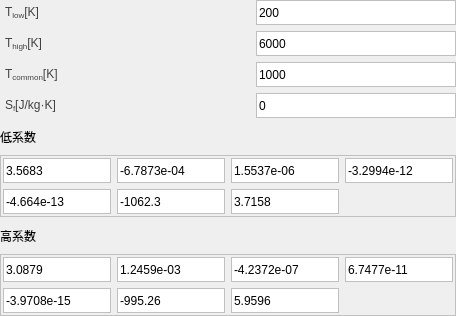
            <widget class="QWidget" name="widget_9" native="true">
             <layout class="QGridLayout" name="gridLayout_22">
              <property name="leftMargin">
               <number>0</number>
              </property>
              <property name="topMargin">
               <number>0</number>
              </property>
              <property name="rightMargin">
               <number>0</number>
              </property>
              <property name="bottomMargin">
               <number>0</number>
              </property>
              <item row="0" column="0">
               <layout class="QVBoxLayout" name="verticalLayout_5">
                <item>
                 <layout class="QHBoxLayout" name="horizontalLayout_12">
                  <property name="spacing">
                   <number>0</number>
                  </property>
                  <item>
                   <widget class="QLabel" name="label_12">
                    <property name="minimumSize">
                     <size>
                      <width>120</width>
                      <height>25</height>
                     </size>
                    </property>
                    <property name="maximumSize">
                     <size>
                      <width>120</width>
                      <height>25</height>
                     </size>
                    </property>
                    <property name="styleSheet">
                     <string notr="true">QLabel {
    font-family: 'Arial'; /* 字体 */
    font-size: 9pt;       /* 字体大小 */
    color: rgb(66, 66, 66);  
    padding: 2px; 
}</string>
                    </property>
                    <property name="text">
                     <string>&lt;html&gt;&lt;head/&gt;&lt;body&gt;&lt;p&gt;T&lt;span style=&quot; vertical-align:sub;&quot;&gt;low&lt;/span&gt;[K]&lt;/p&gt;&lt;/body&gt;&lt;/html&gt;</string>
                    </property>
                   </widget>
                  </item>
                  <item>
                   <spacer name="horizontalSpacer_12">
                    <property name="orientation">
                     <enum>Qt::Horizontal</enum>
                    </property>
                    <property name="sizeHint" stdset="0">
                     <size>
                      <width>40</width>
                      <height>20</height>
                     </size>
                    </property>
                   </spacer>
                  </item>
                  <item>
                   <widget class="QLineEdit" name="lineEdit_8">
                    <property name="minimumSize">
                     <size>
                      <width>200</width>
                      <height>25</height>
                     </size>
                    </property>
                    <property name="maximumSize">
                     <size>
                      <width>200</width>
                      <height>25</height>
                     </size>
                    </property>
                    <property name="styleSheet">
                     <string notr="true">QLineEdit {
    border: 1px solid rgb(192, 192, 192); /* 默认边框颜色 */
}
QLineEdit:focus {
    border: 1px solid rgb(50, 170, 233); /* 焦点时的边框颜色 */
    outline: none;                       /* 移除默认虚线框 */
}</string>
                    </property>
                    <property name="text">
                     <string>200</string>
                    </property>
                   </widget>
                  </item>
                 </layout>
                </item>
                <item>
                 <layout class="QHBoxLayout" name="horizontalLayout_13">
                  <property name="spacing">
                   <number>0</number>
                  </property>
                  <item>
                   <widget class="QLabel" name="label_13">
                    <property name="minimumSize">
                     <size>
                      <width>120</width>
                      <height>25</height>
                     </size>
                    </property>
                    <property name="maximumSize">
                     <size>
                      <width>120</width>
                      <height>25</height>
                     </size>
                    </property>
                    <property name="styleSheet">
                     <string notr="true">QLabel {
    font-family: 'Arial'; /* 字体 */
    font-size: 9pt;       /* 字体大小 */
    color: rgb(66, 66, 66);  
    padding: 2px; 
}</string>
                    </property>
                    <property name="text">
                     <string>&lt;html&gt;&lt;head/&gt;&lt;body&gt;&lt;p&gt;T&lt;span style=&quot; vertical-align:sub;&quot;&gt;high&lt;/span&gt;[K]&lt;/p&gt;&lt;/body&gt;&lt;/html&gt;</string>
                    </property>
                   </widget>
                  </item>
                  <item>
                   <spacer name="horizontalSpacer_13">
                    <property name="orientation">
                     <enum>Qt::Horizontal</enum>
                    </property>
                    <property name="sizeHint" stdset="0">
                     <size>
                      <width>40</width>
                      <height>20</height>
                     </size>
                    </property>
                   </spacer>
                  </item>
                  <item>
                   <widget class="QLineEdit" name="lineEdit_9">
                    <property name="minimumSize">
                     <size>
                      <width>200</width>
                      <height>25</height>
                     </size>
                    </property>
                    <property name="maximumSize">
                     <size>
                      <width>200</width>
                      <height>25</height>
                     </size>
                    </property>
                    <property name="styleSheet">
                     <string notr="true">QLineEdit {
    border: 1px solid rgb(192, 192, 192); /* 默认边框颜色 */
}
QLineEdit:focus {
    border: 1px solid rgb(50, 170, 233); /* 焦点时的边框颜色 */
    outline: none;                       /* 移除默认虚线框 */
}</string>
                    </property>
                    <property name="text">
                     <string>6000</string>
                    </property>
                   </widget>
                  </item>
                 </layout>
                </item>
                <item>
                 <layout class="QHBoxLayout" name="horizontalLayout_17">
                  <property name="spacing">
                   <number>0</number>
                  </property>
                  <item>
                   <widget class="QLabel" name="label_14">
                    <property name="minimumSize">
                     <size>
                      <width>120</width>
                      <height>25</height>
                     </size>
                    </property>
                    <property name="maximumSize">
                     <size>
                      <width>120</width>
                      <height>25</height>
                     </size>
                    </property>
                    <property name="styleSheet">
                     <string notr="true">QLabel {
    font-family: 'Arial'; /* 字体 */
    font-size: 9pt;       /* 字体大小 */
    color: rgb(66, 66, 66);  
    padding: 2px; 
}</string>
                    </property>
                    <property name="text">
                     <string>&lt;html&gt;&lt;head/&gt;&lt;body&gt;&lt;p&gt;T&lt;span style=&quot; vertical-align:sub;&quot;&gt;common&lt;/span&gt;[K]&lt;/p&gt;&lt;/body&gt;&lt;/html&gt;</string>
                    </property>
                   </widget>
                  </item>
                  <item>
                   <spacer name="horizontalSpacer_14">
                    <property name="orientation">
                     <enum>Qt::Horizontal</enum>
                    </property>
                    <property name="sizeHint" stdset="0">
                     <size>
                      <width>40</width>
                      <height>20</height>
                     </size>
                    </property>
                   </spacer>
                  </item>
                  <item>
                   <widget class="QLineEdit" name="lineEdit_10">
                    <property name="minimumSize">
                     <size>
                      <width>200</width>
                      <height>25</height>
                     </size>
                    </property>
                    <property name="maximumSize">
                     <size>
                      <width>200</width>
                      <height>25</height>
                     </size>
                    </property>
                    <property name="styleSheet">
                     <string notr="true">QLineEdit {
    border: 1px solid rgb(192, 192, 192); /* 默认边框颜色 */
}
QLineEdit:focus {
    border: 1px solid rgb(50, 170, 233); /* 焦点时的边框颜色 */
    outline: none;                       /* 移除默认虚线框 */
}</string>
                    </property>
                    <property name="text">
                     <string>1000</string>
                    </property>
                   </widget>
                  </item>
                 </layout>
                </item>
                <item>
                 <layout class="QHBoxLayout" name="horizontalLayout_24">
                  <property name="spacing">
                   <number>0</number>
                  </property>
                  <item>
                   <widget class="QLabel" name="label_15">
                    <property name="minimumSize">
                     <size>
                      <width>120</width>
                      <height>25</height>
                     </size>
                    </property>
                    <property name="maximumSize">
                     <size>
                      <width>120</width>
                      <height>25</height>
                     </size>
                    </property>
                    <property name="styleSheet">
                     <string notr="true">QLabel {
    font-family: 'Arial'; /* 字体 */
    font-size: 9pt;       /* 字体大小 */
    color: rgb(66, 66, 66);  
    padding: 2px; 
}</string>
                    </property>
                    <property name="text">
                     <string>&lt;html&gt;&lt;head/&gt;&lt;body&gt;&lt;p&gt;S&lt;span style=&quot; vertical-align:sub;&quot;&gt;f&lt;/span&gt;[J/kg·K]&lt;/p&gt;&lt;/body&gt;&lt;/html&gt;</string>
                    </property>
                   </widget>
                  </item>
                  <item>
                   <spacer name="horizontalSpacer_15">
                    <property name="orientation">
                     <enum>Qt::Horizontal</enum>
                    </property>
                    <property name="sizeHint" stdset="0">
                     <size>
                      <width>40</width>
                      <height>20</height>
                     </size>
                    </property>
                   </spacer>
                  </item>
                  <item>
                   <widget class="QLineEdit" name="lineEdit_11">
                    <property name="minimumSize">
                     <size>
                      <width>200</width>
                      <height>25</height>
                     </size>
                    </property>
                    <property name="maximumSize">
                     <size>
                      <width>200</width>
                      <height>25</height>
                     </size>
                    </property>
                    <property name="styleSheet">
                     <string notr="true">QLineEdit {
    border: 1px solid rgb(192, 192, 192); /* 默认边框颜色 */
}
QLineEdit:focus {
    border: 1px solid rgb(50, 170, 233); /* 焦点时的边框颜色 */
    outline: none;                       /* 移除默认虚线框 */
}</string>
                    </property>
                    <property name="text">
                     <string>0</string>
                    </property>
                   </widget>
                  </item>
                 </layout>
                </item>
                <item>
                 <layout class="QHBoxLayout" name="horizontalLayout_25">
                  <item>
                   <widget class="QLabel" name="label_16">
                    <property name="minimumSize">
                     <size>
                      <width>100</width>
                      <height>25</height>
                     </size>
                    </property>
                    <property name="maximumSize">
                     <size>
                      <width>100</width>
                      <height>25</height>
                     </size>
                    </property>
                    <property name="text">
                     <string>低系数</string>
                    </property>
                   </widget>
                  </item>
                  <item>
                   <spacer name="horizontalSpacer_16">
                    <property name="orientation">
                     <enum>Qt::Horizontal</enum>
                    </property>
                    <property name="sizeHint" stdset="0">
                     <size>
                      <width>40</width>
                      <height>20</height>
                     </size>
                    </property>
                   </spacer>
                  </item>
                 </layout>
                </item>
                <item>
                 <widget class="QWidget" name="widget_15" native="true">
                  <property name="styleSheet">
                   <string notr="true">QWidget {
    border: 1px solid rgb(192, 192, 192); /* 默认边框颜色 */
}</string>
                  </property>
                  <layout class="QGridLayout" name="gridLayout_15">
                   <property name="leftMargin">
                    <number>3</number>
                   </property>
                   <property name="topMargin">
                    <number>3</number>
                   </property>
                   <property name="rightMargin">
                    <number>3</number>
                   </property>
                   <property name="bottomMargin">
                    <number>3</number>
                   </property>
                   <item row="0" column="0">
                    <layout class="QGridLayout" name="gridLayout_13">
                     <item row="0" column="0">
                      <widget class="QLineEdit" name="lineEdit_12">
                       <property name="minimumSize">
                        <size>
                         <width>0</width>
                         <height>25</height>
                        </size>
                       </property>
                       <property name="maximumSize">
                        <size>
                         <width>16777215</width>
                         <height>25</height>
                        </size>
                       </property>
                       <property name="styleSheet">
                        <string notr="true">QLineEdit {
    border: 1px solid rgb(192, 192, 192); /* 默认边框颜色 */
}
QLineEdit:focus {
    border: 1px solid rgb(50, 170, 233); /* 焦点时的边框颜色 */
    outline: none;                       /* 移除默认虚线框 */
}</string>
                       </property>
                       <property name="text">
                        <string>3.5683</string>
                       </property>
                      </widget>
                     </item>
                     <item row="0" column="1">
                      <widget class="QLineEdit" name="lineEdit_13">
                       <property name="minimumSize">
                        <size>
                         <width>0</width>
                         <height>25</height>
                        </size>
                       </property>
                       <property name="maximumSize">
                        <size>
                         <width>16777215</width>
                         <height>25</height>
                        </size>
                       </property>
                       <property name="styleSheet">
                        <string notr="true">QLineEdit {
    border: 1px solid rgb(192, 192, 192); /* 默认边框颜色 */
}
QLineEdit:focus {
    border: 1px solid rgb(50, 170, 233); /* 焦点时的边框颜色 */
    outline: none;                       /* 移除默认虚线框 */
}</string>
                       </property>
                       <property name="text">
                        <string>-6.7873e-04</string>
                       </property>
                      </widget>
                     </item>
                     <item row="0" column="2">
                      <widget class="QLineEdit" name="lineEdit_14">
                       <property name="minimumSize">
                        <size>
                         <width>0</width>
                         <height>25</height>
                        </size>
                       </property>
                       <property name="maximumSize">
                        <size>
                         <width>16777215</width>
                         <height>25</height>
                        </size>
                       </property>
                       <property name="styleSheet">
                        <string notr="true">QLineEdit {
    border: 1px solid rgb(192, 192, 192); /* 默认边框颜色 */
}
QLineEdit:focus {
    border: 1px solid rgb(50, 170, 233); /* 焦点时的边框颜色 */
    outline: none;                       /* 移除默认虚线框 */
}</string>
                       </property>
                       <property name="text">
                        <string>1.5537e-06</string>
                       </property>
                      </widget>
                     </item>
                     <item row="0" column="3">
                      <widget class="QLineEdit" name="lineEdit_15">
                       <property name="minimumSize">
                        <size>
                         <width>0</width>
                         <height>25</height>
                        </size>
                       </property>
                       <property name="maximumSize">
                        <size>
                         <width>16777215</width>
                         <height>25</height>
                        </size>
                       </property>
                       <property name="styleSheet">
                        <string notr="true">QLineEdit {
    border: 1px solid rgb(192, 192, 192); /* 默认边框颜色 */
}
QLineEdit:focus {
    border: 1px solid rgb(50, 170, 233); /* 焦点时的边框颜色 */
    outline: none;                       /* 移除默认虚线框 */
}</string>
                       </property>
                       <property name="text">
                        <string>-3.2994e-12</string>
                       </property>
                      </widget>
                     </item>
                     <item row="1" column="0">
                      <widget class="QLineEdit" name="lineEdit_18">
                       <property name="minimumSize">
                        <size>
                         <width>0</width>
                         <height>25</height>
                        </size>
                       </property>
                       <property name="maximumSize">
                        <size>
                         <width>16777215</width>
                         <height>25</height>
                        </size>
                       </property>
                       <property name="styleSheet">
                        <string notr="true">QLineEdit {
    border: 1px solid rgb(192, 192, 192); /* 默认边框颜色 */
}
QLineEdit:focus {
    border: 1px solid rgb(50, 170, 233); /* 焦点时的边框颜色 */
    outline: none;                       /* 移除默认虚线框 */
}</string>
                       </property>
                       <property name="text">
                        <string>-4.664e-13</string>
                       </property>
                      </widget>
                     </item>
                     <item row="1" column="1">
                      <widget class="QLineEdit" name="lineEdit_19">
                       <property name="minimumSize">
                        <size>
                         <width>0</width>
                         <height>25</height>
                        </size>
                       </property>
                       <property name="maximumSize">
                        <size>
                         <width>16777215</width>
                         <height>25</height>
                        </size>
                       </property>
                       <property name="styleSheet">
                        <string notr="true">QLineEdit {
    border: 1px solid rgb(192, 192, 192); /* 默认边框颜色 */
}
QLineEdit:focus {
    border: 1px solid rgb(50, 170, 233); /* 焦点时的边框颜色 */
    outline: none;                       /* 移除默认虚线框 */
}</string>
                       </property>
                       <property name="text">
                        <string>-1062.3</string>
                       </property>
                      </widget>
                     </item>
                     <item row="1" column="2">
                      <widget class="QLineEdit" name="lineEdit_17">
                       <property name="minimumSize">
                        <size>
                         <width>0</width>
                         <height>25</height>
                        </size>
                       </property>
                       <property name="maximumSize">
                        <size>
                         <width>16777215</width>
                         <height>25</height>
                        </size>
                       </property>
                       <property name="styleSheet">
                        <string notr="true">QLineEdit {
    border: 1px solid rgb(192, 192, 192); /* 默认边框颜色 */
}
QLineEdit:focus {
    border: 1px solid rgb(50, 170, 233); /* 焦点时的边框颜色 */
    outline: none;                       /* 移除默认虚线框 */
}</string>
                       </property>
                       <property name="text">
                        <string>3.7158</string>
                       </property>
                      </widget>
                     </item>
                    </layout>
                   </item>
                  </layout>
                 </widget>
                </item>
                <item>
                 <layout class="QHBoxLayout" name="horizontalLayout_26">
                  <item>
                   <widget class="QLabel" name="label_17">
                    <property name="minimumSize">
                     <size>
                      <width>100</width>
                      <height>25</height>
                     </size>
                    </property>
                    <property name="maximumSize">
                     <size>
                      <width>100</width>
                      <height>25</height>
                     </size>
                    </property>
                    <property name="text">
                     <string>高系数</string>
                    </property>
                   </widget>
                  </item>
                  <item>
                   <spacer name="horizontalSpacer_17">
                    <property name="orientation">
                     <enum>Qt::Horizontal</enum>
                    </property>
                    <property name="sizeHint" stdset="0">
                     <size>
                      <width>40</width>
                      <height>20</height>
                     </size>
                    </property>
                   </spacer>
                  </item>
                 </layout>
                </item>
                <item>
                 <widget class="QWidget" name="widget_16" native="true">
                  <property name="styleSheet">
                   <string notr="true">QWidget {
    border: 1px solid rgb(192, 192, 192); /* 默认边框颜色 */
}</string>
                  </property>
                  <layout class="QGridLayout" name="gridLayout_21">
                   <property name="leftMargin">
                    <number>3</number>
                   </property>
                   <property name="topMargin">
                    <number>3</number>
                   </property>
                   <property name="rightMargin">
                    <number>3</number>
                   </property>
                   <property name="bottomMargin">
                    <number>3</number>
                   </property>
                   <item row="0" column="0">
                    <layout class="QGridLayout" name="gridLayout_14">
                     <item row="0" column="0">
                      <widget class="QLineEdit" name="lineEdit_16">
                       <property name="minimumSize">
                        <size>
                         <width>0</width>
                         <height>25</height>
                        </size>
                       </property>
                       <property name="maximumSize">
                        <size>
                         <width>16777215</width>
                         <height>25</height>
                        </size>
                       </property>
                       <property name="styleSheet">
                        <string notr="true">QLineEdit {
    border: 1px solid rgb(192, 192, 192); /* 默认边框颜色 */
}
QLineEdit:focus {
    border: 1px solid rgb(50, 170, 233); /* 焦点时的边框颜色 */
    outline: none;                       /* 移除默认虚线框 */
}</string>
                       </property>
                       <property name="text">
                        <string>3.0879</string>
                       </property>
                      </widget>
                     </item>
                     <item row="0" column="1">
                      <widget class="QLineEdit" name="lineEdit_20">
                       <property name="minimumSize">
                        <size>
                         <width>0</width>
                         <height>25</height>
                        </size>
                       </property>
                       <property name="maximumSize">
                        <size>
                         <width>16777215</width>
                         <height>25</height>
                        </size>
                       </property>
                       <property name="styleSheet">
                        <string notr="true">QLineEdit {
    border: 1px solid rgb(192, 192, 192); /* 默认边框颜色 */
}
QLineEdit:focus {
    border: 1px solid rgb(50, 170, 233); /* 焦点时的边框颜色 */
    outline: none;                       /* 移除默认虚线框 */
}</string>
                       </property>
                       <property name="text">
                        <string>1.2459e-03</string>
                       </property>
                      </widget>
                     </item>
                     <item row="0" column="2">
                      <widget class="QLineEdit" name="lineEdit_21">
                       <property name="minimumSize">
                        <size>
                         <width>0</width>
                         <height>25</height>
                        </size>
                       </property>
                       <property name="maximumSize">
                        <size>
                         <width>16777215</width>
                         <height>25</height>
                        </size>
                       </property>
                       <property name="styleSheet">
                        <string notr="true">QLineEdit {
    border: 1px solid rgb(192, 192, 192); /* 默认边框颜色 */
}
QLineEdit:focus {
    border: 1px solid rgb(50, 170, 233); /* 焦点时的边框颜色 */
    outline: none;                       /* 移除默认虚线框 */
}</string>
                       </property>
                       <property name="text">
                        <string>-4.2372e-07</string>
                       </property>
                      </widget>
                     </item>
                     <item row="0" column="3">
                      <widget class="QLineEdit" name="lineEdit_22">
                       <property name="minimumSize">
                        <size>
                         <width>0</width>
                         <height>25</height>
                        </size>
                       </property>
                       <property name="maximumSize">
                        <size>
                         <width>16777215</width>
                         <height>25</height>
                        </size>
                       </property>
                       <property name="styleSheet">
                        <string notr="true">QLineEdit {
    border: 1px solid rgb(192, 192, 192); /* 默认边框颜色 */
}
QLineEdit:focus {
    border: 1px solid rgb(50, 170, 233); /* 焦点时的边框颜色 */
    outline: none;                       /* 移除默认虚线框 */
}</string>
                       </property>
                       <property name="text">
                        <string>6.7477e-11</string>
                       </property>
                      </widget>
                     </item>
                     <item row="1" column="0">
                      <widget class="QLineEdit" name="lineEdit_23">
                       <property name="minimumSize">
                        <size>
                         <width>0</width>
                         <height>25</height>
                        </size>
                       </property>
                       <property name="maximumSize">
                        <size>
                         <width>16777215</width>
                         <height>25</height>
                        </size>
                       </property>
                       <property name="styleSheet">
                        <string notr="true">QLineEdit {
    border: 1px solid rgb(192, 192, 192); /* 默认边框颜色 */
}
QLineEdit:focus {
    border: 1px solid rgb(50, 170, 233); /* 焦点时的边框颜色 */
    outline: none;                       /* 移除默认虚线框 */
}</string>
                       </property>
                       <property name="text">
                        <string>-3.9708e-15</string>
                       </property>
                      </widget>
                     </item>
                     <item row="1" column="1">
                      <widget class="QLineEdit" name="lineEdit_24">
                       <property name="minimumSize">
                        <size>
                         <width>0</width>
                         <height>25</height>
                        </size>
                       </property>
                       <property name="maximumSize">
                        <size>
                         <width>16777215</width>
                         <height>25</height>
                        </size>
                       </property>
                       <property name="styleSheet">
                        <string notr="true">QLineEdit {
    border: 1px solid rgb(192, 192, 192); /* 默认边框颜色 */
}
QLineEdit:focus {
    border: 1px solid rgb(50, 170, 233); /* 焦点时的边框颜色 */
    outline: none;                       /* 移除默认虚线框 */
}</string>
                       </property>
                       <property name="text">
                        <string>-995.26</string>
                       </property>
                      </widget>
                     </item>
                     <item row="1" column="2">
                      <widget class="QLineEdit" name="lineEdit_25">
                       <property name="minimumSize">
                        <size>
                         <width>0</width>
                         <height>25</height>
                        </size>
                       </property>
                       <property name="maximumSize">
                        <size>
                         <width>16777215</width>
                         <height>25</height>
                        </size>
                       </property>
                       <property name="styleSheet">
                        <string notr="true">QLineEdit {
    border: 1px solid rgb(192, 192, 192); /* 默认边框颜色 */
}
QLineEdit:focus {
    border: 1px solid rgb(50, 170, 233); /* 焦点时的边框颜色 */
    outline: none;                       /* 移除默认虚线框 */
}</string>
                       </property>
                       <property name="text">
                        <string>5.9596</string>
                       </property>
                      </widget>
                     </item>
                    </layout>
                   </item>
                  </layout>
                 </widget>
                </item>
               </layout>
              </item>
             </layout>
            </widget>
